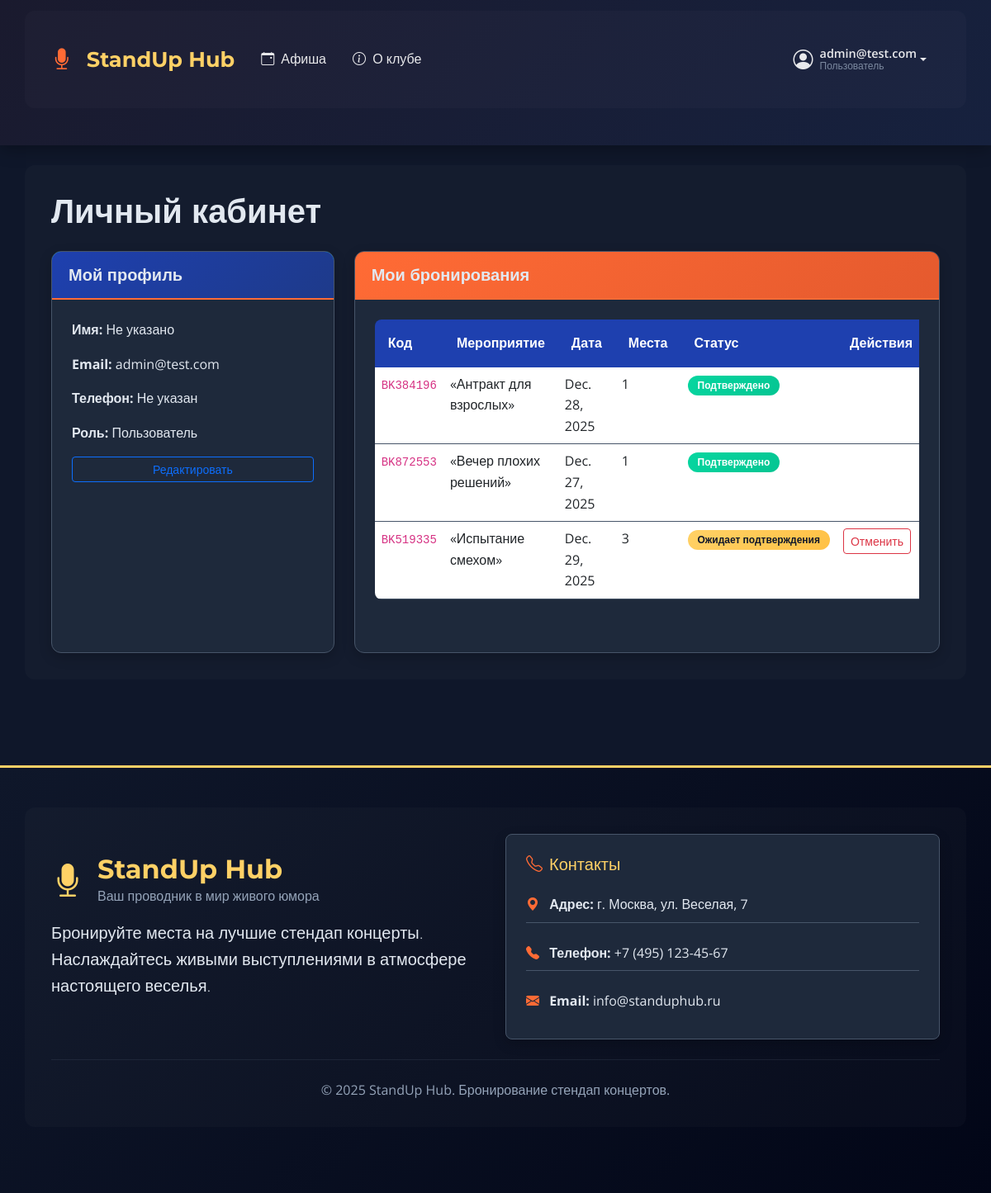
Screenshot of /profile/ (signed in) with the database file from the repository.
### core/models.py (models this page shows, shortened)
class User(AbstractUser):
    ROLE_CHOICES = [
        ('user', 'Пользователь'),
        ('admin', 'Администратор'),
    ]
    role = models.CharField(max_length=10, choices=ROLE_CHOICES, default='user')
    phone = models.CharField(max_length=20, blank=True, null=True)

class Booking(models.Model):
    STATUS_CHOICES = [
        ('pending', 'Ожидает подтверждения'),
        ('confirmed', 'Подтверждено'),
        ('cancelled', 'Отменено'),
    ]
    user = models.ForeignKey(User, on_delete=models.CASCADE, related_name='bookings')
    event = models.ForeignKey(Event, on_delete=models.CASCADE, related_name='bookings')
    seats = models.PositiveIntegerField(default=1)
    booking_code = models.CharField(max_length=20, unique=True)
    status = models.CharField(max_length=10, choices=STATUS_CHOICES, default='pending')
    created_at = models.DateTimeField(auto_now_add=True)

class Event(models.Model):
    STATUS_CHOICES = [
        ('active', 'Активно'),
        ('cancelled', 'Отменено'),
        ('completed', 'Завершено'),
    ]
    title = models.CharField(max_length=200)
    description = models.TextField()
    comedians = models.ManyToManyField(Comedian, related_name='events')
    date = models.DateField()
    time = models.TimeField()
    price = models.DecimalField(max_digits=10, decimal_places=2)
    status = models.CharField(max_length=10, choices=STATUS_CHOICES, default='active')
    created_at = models.DateTimeField(auto_now_add=True)

### core/views.py (the view)
# urls.py: path('profile/', views.profile, name='profile'),
@login_required
def profile(request):
    bookings = Booking.objects.filter(user=request.user).order_by('-created_at')
    context = {
        'bookings': bookings,
    }
    return render(request, 'core/profile.html', context)

### templates/core/profile.html (shortened to what this page needs)
{% extends 'base.html' %}
{% block content %}
<h1 class="mb-4">Личный кабинет</h1>
<div class="row">
    <div class="col-md-4">
        <div class="card mb-4">
            <div class="card-header bg-info text-white">
                <h5 class="mb-0">Мой профиль</h5>
            </div>
            <div class="card-body">
                <p><strong>Имя:</strong> {{ user.get_full_name|default:"Не указано" }}</p>
                <p><strong>Email:</strong> {{ user.email }}</p>
                <p><strong>Телефон:</strong> {{ user.phone|default:"Не указан" }}</p>
                <p><strong>Роль:</strong> {{ user.get_role_display }}</p>
                <a href="#" class="btn btn-outline-primary btn-sm">Редактировать</a>
            </div>
        </div>
    </div>
    <div class="col-md-8">
        <div class="card">
            <div class="card-header bg-primary text-white">
                <h5 class="mb-0">Мои бронирования</h5>
            </div>
            <div class="card-body">
                {% if bookings %}
                    <div class="table-responsive">
                        <table class="table table-hover">
                            <thead>
                                <tr>
                                    <th>Код</th>
                                    <th>Мероприятие</th>
                                    <th>Дата</th>
                                    <th>Места</th>
                                    <th>Статус</th>
                                    <th>Действия</th>
                                </tr>
                            </thead>
                            <tbody>
                                {% for booking in bookings %}
                                    <tr>
                                        <td><code>{{ booking.booking_code }}</code></td>
                                        <td>{{ booking.event.title }}</td>
                                        <td>{{ booking.event.date }}</td>
                                        <td>{{ booking.seats }}</td>
                                        <td>
                                            <span class="badge bg-{% if booking.status == 'confirmed' %}success{% elif booking.status == 'pending' %}warning{% else %}danger{% endif %}">
                                                {{ booking.get_status_display }}
                                            </span>
                                        </td>
                                        <td>
                                            {% if booking.status == 'pending' %}
                                                <a href="{% url 'cancel_booking' booking.id %}" class="btn btn-sm btn-outline-danger">
                                                    Отменить
                                                </a>
                                            {% endif %}
                                        </td>
                                    </tr>
                                {% endfor %}
                            </tbody>
                        </table>
                    </div>
                {% else %}
                    <div class="alert alert-info">
                        У вас пока нет бронирований.
                        <a href="{% url 'home' %}">Посмотрите афишу</a> и забронируйте места на концерт!
                    </div>
                {% endif %}
            </div>
        </div>
    </div>
</div>
{% endblock %}

### templates/base.html (shortened to what this page needs)
<!DOCTYPE html>
<html lang="ru">
<head>
    <link href="https://cdn.jsdelivr.net/npm/bootstrap@5.3.0/dist/css/bootstrap.min.css" rel="stylesheet">
    <link rel="stylesheet" href="https://cdn.jsdelivr.net/npm/bootstrap-icons@1.10.0/font/bootstrap-icons.css">
    <link rel="stylesheet" href="/static/css/custom.css">
</head>
<body>
    <nav class="navbar navbar-expand-lg navbar-dark sticky-top">
        <div class="container">
            <a class="navbar-brand" href="{% url 'home' %}">
                <i class="bi bi-mic-fill"></i> <span class="logo-text">StandUp Hub</span>
            </a>
            <div class="collapse navbar-collapse" id="navbarNav">
    <ul class="navbar-nav me-auto">
        <li class="nav-item">
            <a class="nav-link" href="{% url 'home' %}">
                <i class="bi bi-calendar-event me-1"></i> Афиша
            </a>
        </li>
        <li class="nav-item">
            <a class="nav-link" href="#about">
                <i class="bi bi-info-circle me-1"></i> О клубе
            </a>
        </li>
    </ul>
    <ul class="navbar-nav">
        {% if user.is_authenticated %}
            <li class="nav-item dropdown">
                <a class="nav-link dropdown-toggle d-flex align-items-center" href="#" role="button" data-bs-toggle="dropdown">
                    <div class="user-avatar me-2">
                        <i class="bi bi-person-circle fs-4"></i>
                    </div>
                    <div class="user-info">
                        <div class="user-name">{{ user.get_short_name|default:user.email }}</div>
                        <div class="user-role small">{{ user.get_role_display }}</div>
                    </div>
                </a>
            </li>
        {% endif %}
    </ul>
</div>
        </div>
    </nav>
    <main class="py-4">
        <div class="container fade-in">
            {% block content %}
            {% endblock %}
        </div>
    </main>
<footer class="bg-gray-900 text-white py-5 mt-5">
    <div class="container">
        <div class="row align-items-center">
            <div class="col-lg-6 mb-4 mb-lg-0">
                <div class="d-flex align-items-center mb-3">
                    <i class="bi bi-mic-fill display-6 text-warning me-3"></i>
                    <div>
                        <h3 class="h2 mb-0 text-warning fw-bold">StandUp Hub</h3>
                        <p class="text-muted mb-0">Ваш проводник в мир живого юмора</p>
                    </div>
                </div>
                <p class="lead mb-4 text-light">
                    Бронируйте места на лучшие стендап концерты.
                    Наслаждайтесь живыми выступлениями в атмосфере настоящего веселья.
                </p>
            </div>
            <div class="col-lg-6">
                <div class="contact-box bg-gray-800 p-4 rounded-3">
                    <h4 class="h5 mb-3 text-warning"><i class="bi bi-telephone me-2"></i>Контакты</h4>
                    <ul class="list-unstyled mb-0">
                        <li class="mb-3">
                            <i class="bi bi-geo-alt-fill text-primary me-2"></i>
                            <strong>Адрес:</strong> г. Москва, ул. Веселая, 7
                        </li>
                        <li class="mb-3">
                            <i class="bi bi-telephone-fill text-primary me-2"></i>
                            <strong>Телефон:</strong> +7 (495) 123-45-67
                        </li>
                        <li>
                            <i class="bi bi-envelope-fill text-primary me-2"></i>
                            <strong>Email:</strong> info@standuphub.ru
                        </li>
                    </ul>
                </div>
            </div>
        </div>
        <hr class="my-4 border-secondary">
        <div class="text-center">
            <p class="mb-0 text-muted">
                &copy; 2025 StandUp Hub. Бронирование стендап концертов.
            </p>
        </div>
    </div>
</footer>
</body>
</html>

### static/css/custom.css (style rules this page uses)
:root { --primary-color: #FF6B35; --secondary-color: #1A1A2E; --accent-color: #FFD166; --light-color: #F8F9FA; --dark-color: #0f172a; --success-color: #06D6A0; --danger-color: #EF476F; --bg-dark: #0f172a; --bg-darker: #020617; --bg-card: #1e293b; --bg-header: #1e40af; --text-light: #e2e8f0; --text-muted: #94a3b8; --border-color: #475569; }
body { font-family: 'Segoe UI', Tahoma, Geneva, Verdana, sans-serif; background-color: var(--bg-dark); color: var(--text-light); line-height: 1.6; min-height: 100vh; }
.container { background-color: rgba(255, 255, 255, 0.02); border-radius: 12px; padding: 2rem; margin-bottom: 2rem; }
h1, h2, h3, h4, h5, h6 { color: var(--text-light); }
.navbar { background: linear-gradient(135deg, #1A1A2E 0%, #16213E 100%) !important; box-shadow: 0 4px 20px rgba(0, 0, 0, 0.3); padding: 0.8rem 0; }
.navbar-brand { font-weight: 800; font-size: 1.6rem; color: var(--accent-color) !important; }
.navbar-brand i { color: var(--primary-color); margin-right: 10px; }
.nav-link { font-weight: 500; padding: 0.5rem 1rem !important; border-radius: 4px; transition: all 0.3s ease; color: rgba(255, 255, 255, 0.9) !important; }
.user-info { line-height: 1.2; text-align: left; }
.user-name { font-weight: 600; font-size: 0.9rem; }
.user-role { font-size: 0.75rem; opacity: 0.8; color: var(--text-muted); }
.card { border: 1px solid var(--border-color); border-radius: 12px; overflow: hidden; transition: all 0.3s ease; box-shadow: 0 5px 15px rgba(0, 0, 0, 0.2); margin-bottom: 1.5rem; background-color: var(--bg-card); color: var(--text-light); display: flex; flex-direction: column; height: 100%; }
.card-header { background: linear-gradient(135deg, var(--bg-header) 0%, #1e3a8a 100%); color: white; border-bottom: 2px solid var(--primary-color); padding: 1rem 1.25rem; font-weight: 600; }
.card-body { padding: 1.5rem; flex: 1; display: flex; flex-direction: column; }
.badge { padding: 0.5em 1em; font-weight: 600; border-radius: 20px; }
.bg-primary { background: linear-gradient(135deg, var(--primary-color) 0%, #E55A2E 100%) !important; }
.bg-success { background: linear-gradient(135deg, var(--success-color) 0%, #05C592 100%) !important; }
.bg-warning { background: linear-gradient(135deg, var(--accent-color) 0%, #FFC145 100%) !important; color: var(--dark-color) !important; }
footer { background: linear-gradient(135deg, var(--bg-dark) 0%, var(--bg-darker) 100%); border-top: 3px solid var(--accent-color); margin-top: 4rem; padding: 3rem 0 1.5rem; }
footer h3, footer h4, footer h5 { color: var(--accent-color); font-weight: 700; }
footer .text-muted { color: var(--text-muted) !important; }
.contact-box { background-color: var(--bg-card); padding: 1.5rem; border-radius: 10px; border: 1px solid var(--border-color); box-shadow: 0 5px 15px rgba(0, 0, 0, 0.2); }
.contact-box li { color: var(--text-light); padding: 0.5rem 0; border-bottom: 1px solid var(--border-color); }
.contact-box li:last-child { border-bottom: none; }
.contact-box i { color: var(--primary-color); }
.table { border-radius: 8px; overflow: hidden; color: var(--text-light); background-color: var(--bg-card); }
.table thead th { background-color: var(--bg-header); color: white; border: none; font-weight: 600; padding: 1rem; }
.table tbody tr { transition: background-color 0.2s ease; border-color: var(--border-color); }
.fade-in { animation: fadeIn 0.6s ease-out; }
.text-warning { color: var(--accent-color) !important; }
.text-primary { color: var(--primary-color) !important; }
.text-light { color: var(--text-light) !important; }
.border-secondary { border-color: var(--border-color) !important; }

### templates/base.html (style rules this page uses)
body { font-family: 'Open Sans', sans-serif; }
h1, h2, h3, h4, h5, h6, .navbar-brand { font-family: 'Montserrat', sans-serif; font-weight: 700; }

### rows the page displays
User: get_short_name "admin@test.com", role "Пользователь", get_full_name "Не указано", email "admin@test.com", phone "Не указан"
Booking: booking_code "BK384196", event "«Антракт для взрослых»", event "Dec. 28, 2025", seats "1", status "Подтверждено"
Booking: booking_code "BK872553", event "«Вечер плохих решений»", event "Dec. 27, 2025", seats "1", status "Подтверждено"
Booking: booking_code "BK519335", event "«Испытание смехом»", event "Dec. 29, 2025", seats "3", status "Ожидает подтверждения", shows "Отменить"
